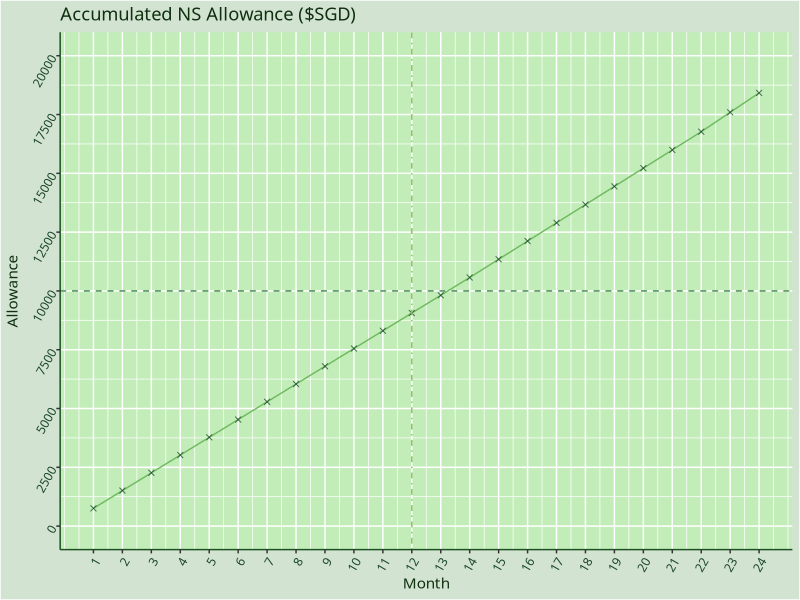

The R script that drew this image:
# install.packages("tidyverse")
library(tidyverse)

# Singapore CMPB Gross Allowance for Service Vocations in National Service
scheme <- data.frame(
  Rank = c("REC", "PTE", "LCP", "CPL"),
  Gross.Allowance = c(680+75, 680+75, 700+75, 750+75)
)

# Rank Progression Over the Past 2 Years
progression <- c(
  "REC","REC","PTE","PTE","PTE","PTE","PTE","PTE","PTE","PTE","PTE","PTE",
  "PTE","PTE","LCP","LCP","LCP","LCP","LCP","LCP","LCP","LCP","CPL","CPL"
)

# Total Allowance Earned
allowance <- c(0)
for (rank in progression){
  allowance <- c(
    allowance,
    scheme[scheme$Rank == rank,]$Gross.Allowance + allowance[length(allowance)]
  )
}
allowance <- allowance[2:length(allowance)]

# Add Months to Allowance
allowance <- data.frame(
  Allowance = allowance,
  Month = 1:length(allowance)
)

# Plot and Save Allowance Line Graph
p <- ggplot(
  allowance,
  aes(x = Month, y = Allowance),
  color ="black"
) +
  geom_line(
    color = "#6FBB5FFF"
  ) +
  geom_point(
    shape = 4,
    color = "#1F4F2FCF"
  ) +
  geom_hline(
    yintercept = 10000,
    linetype = 2,
    color = "#1F6F2FCF"
  ) +
  geom_vline(
    xintercept = 12,
    linetype = 10,
    color = "#8FBB5FFF"
  ) +
  scale_y_continuous(
    limits = c(0, 20000),
    breaks = seq(0, 20000, by = 2500)
  ) +
  scale_x_continuous(

    breaks = unique(allowance$Month)
  ) +
  labs(
    title = "Accumulated NS Allowance ($SGD)"
  ) +
  theme(
    plot.background = element_rect(fill = "#4F8F4F40"),
    panel.background = element_rect(fill = "#9FFF7F50"),
    title = element_text(color = "#103010FF", family = "mono-bold"),
    axis.line = element_line(color = "#1A4F1FFF"),
    axis.text= element_text(
      color = "#123F21F3",family = "sans-bold",angle = 60, hjust = 1
    )
  )

ggsave(
  "visualization.png",
  p,
  height = 900,
  width = 1200,
  units = "px"
)
rm(list = ls())